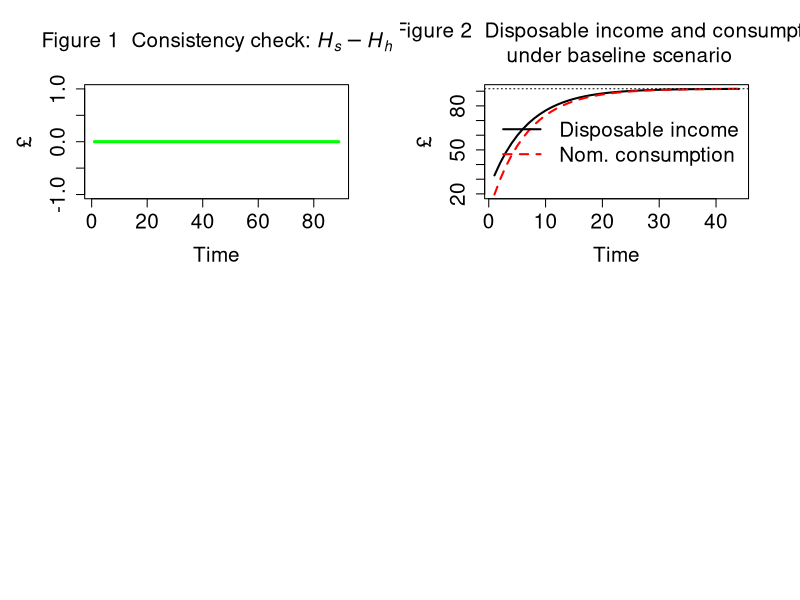

Write the R code that produced this figure.
# IO-SFC MODEL (BASED ON MODEL PC)

# Created by Marco Veronese Passarella

# Version: 7 June 2024; revised: 11 June 2024

### PREPARE THE ENVIRONMENT ################################################################################

#Clear Environment
rm(list=ls(all=TRUE))

#Clear Plots
if(!is.null(dev.list())) dev.off()

#Clear Console
cat("\014")

#Set directory/folder
#setwd("C:/Users/Marco Passarella/Google Drive/New Conferences/EAEPE Summer School 2024")

#set number of periods
nPeriods = 90

#Set number of scenarios
nScenarios=2 

#Set number of industries ***
nIndustries = 2

### SET THE COEFFICIENTS (EXOGENOUS VARIABLES AND PARAMETERS) ################################################################################

alpha10 = 0.8 #Autonomous component of propensity to consume out of income
alpha11 = 8 #Interest rate elasticity of propensity to consume out of income (minus sign)
alpha2=0.4 #Propensity to consume out of wealth
w = 0.4 #Uniform wage rate
mu = 0.875 #Uniform mark-up
pr1 = 1 #Labour productivity in industry 1
pr2 = 1 #Labour productivity in industry 2
lambda0 = 0.635 #Autonomous share of bills
lambda1 = 5 #Elasticity of bills demand to interest rate
lambda2 = 0.01 #Elasticity of bills demand to yd/v
theta=0.2 #Tax rate on income
r_bar=matrix(data=0.025,nrow=nScenarios,ncol=nPeriods) #Interest rate as policy instrument
beta1_c_bar=0.50 #Household consumption share of product 1
beta2_c_bar=0.50 #Household consumption share of product 2
beta1_g_bar=0.48 #Government consumption share of product 1
beta2_g_bar=0.52 #Government consumption share of product 2
a11 = 0.11 #Quantity of product 1 necessary to produce one unit of product 1
a12 = 0.12 #Quantity of product 1 necessary to produce one unit of product 2
a21 = 0.21 #Quantity of product 2 necessary to produce one unit of product 1
a22 = 0.22 #Quantity of product 2 necessary to produce one unit of product 2

#Tip: try 0.12, 0.12, 0.20, 0.20 for unit prices

### CREATE VARIABLES AND ATTRIBUTE INITIAL VALUES ################################################################################

#Use 'array' function to create 3-dimension variables
x=array(data=0,dim=c(nScenarios,nPeriods,nIndustries)) #Gross output by industry (real)
d=array(data=0,dim=c(nScenarios,nPeriods,nIndustries)) #Demand by industry (real)
beta_c=array(data=0,dim=c(nScenarios,nPeriods,nIndustries)) #Real consumption composition
beta_g=array(data=0,dim=c(nScenarios,nPeriods,nIndustries)) #Real government expenditure composition
p=array(data=1,dim=c(nScenarios,nPeriods,nIndustries)) #Unit prices
k=array(data=0,dim=c(nScenarios,nPeriods,nIndustries*nIndustries)) #Inputs by industry

#Create matrix of coefficients
A=matrix(data=0,nrow=nIndustries,ncol=nIndustries) #2D matrix of technical coefficients
I = diag(x=1, nrow=nIndustries, ncol=nIndustries) #2D diagonal matrix
A4=array(data=0,dim=c(nScenarios,nPeriods,nIndustries,nIndustries)) #4D matrix of technical coefficients

#Other 2-dimension variables
alpha1=matrix(data=alpha10-alpha11*r_bar,nrow=nScenarios,ncol=nPeriods) #Propensity to consume out of income
b_cb=matrix(data=0,nrow=nScenarios,ncol=nPeriods) #Government bills held by Central Bank
b_h=matrix(data=0,nrow=nScenarios,ncol=nPeriods) #Government bills held by households
b_s=matrix(data=0,nrow=nScenarios,ncol=nPeriods) #Government bills supplied by government
h_h=matrix(data=0,nrow=nScenarios,ncol=nPeriods) #Cash money held by households
h_s=matrix(data=0,nrow=nScenarios,ncol=nPeriods) #Cash money supplied by central bank
r=matrix(data=r_bar,nrow=nScenarios,ncol=nPeriods) #Interest rate on government bills
t=matrix(data=0,nrow=nScenarios,ncol=nPeriods) #Taxes
v=matrix(data=0,nrow=nScenarios,ncol=nPeriods) #Households wealth
yd=matrix(data=0,nrow=nScenarios,ncol=nPeriods) #Disposable income of households
cons=matrix(data=0,nrow=nScenarios,ncol=nPeriods) #Consumption (real)
g=matrix(data=20,nrow=nScenarios,ncol=nPeriods) #Government expenditure (real)
y=matrix(data=0,nrow=nScenarios,ncol=nPeriods) #Value of net output (GDP)
p_c=matrix(data=1,nrow=nScenarios,ncol=nPeriods) #Average price for the consumers
p_g=matrix(data=1,nrow=nScenarios,ncol=nPeriods) #Average price for the government
infl=matrix(data=1,nrow=nScenarios,ncol=nPeriods) #Inflation tax (see Godley and Lavoie, 9.2.4 and 9.3.1)

### RUN THE MODEL ################################################################################

#DEFINE THE LOOPS

#Choose scenario
for (j in 1:nScenarios){
  
  #Define time loop
  for (i in 2:nPeriods){
    
    #Define iterations
    for (iterations in 1:100){
      
      
      #ADD ALTERNATIVE SCENARIOS  
      
      #Shock 1: higher interest rate
      if (i>=10 && j==2){r_bar[j,i]=0.035}
      
      
      #DEFINE THE SYSTEM OF EQUATIONS        
      
      
      ## A) Define the matrix of technical coefficients ####
      
      #4D matrix of technical coefficients
      A4[j,i,,]=c(a11,a21,a12,a22)                   
      
      #2D matrix of technical coefficients
      A = A4[j,i,,]          
      
      
      ## B) Define consumption shares ####
      
      #Household real consumption share of product 1 - eq. 12.1
      beta_c[j,i,1]=beta1_c_bar
      
      #Household real consumption share of product 2 - eq. 12.2
      beta_c[j,i,2]=beta2_c_bar
      
      #Government real consumption share of product 1 - eq. 13.1
      beta_g[j,i,1]=beta1_g_bar
      
      #Government real consumption share of product 2 - eq. 13.2
      beta_g[j,i,2]=beta2_g_bar
      
      
      ## C) Define input-output structure ####
      
      #Real final demand vector by industry - eq. 14
      d[j,i,] = beta_c[j,i,]*cons[j,i] + beta_g[j,i,]*g[j,i]
      
      #Real gross output by industry  - eq. 15
      x[j,i,] = solve(I-A) %*% d[j,i,]
      
      #Value of net output (GDP)  - eq. 1.A
      y[j,i] = t(p[j,i,]) %*% d[j,i,]
      
      #Quantities of inputs required by industry - auxiliary eq.
      k[j,i,] = A %*% x[j,i,]
      
      
      ## D) Set prices ####
      
      #Set unit price of output of industry 1 - eq. 16.1
      p[j,i,1] = (w/pr1) + (p[j,i,1]*A[1] + p[j,i,2]*A[2])*(1 + mu) 
      
      #Set unit price of output of industry 2 - eq. 16.2  
      p[j,i,2] = (w/pr2) + (p[j,i,1]*A[3] + p[j,i,2]*A[4])*(1 + mu) 
      
      #Average price for the consumers - eq. 17
      p_c[j,i] = t(p[j,i,]) %*% beta_c[j,i,]
      
      #Average price for the government - eq. 18
      p_g[j,i] = t(p[j,i,]) %*% beta_g[j,i,]
      
      
      ## E) Households' behaviour ####
      
      #Disposable income - eq. 2
      yd[j,i] = y[j,i] - t[j,i] + r[j,i-1]*b_h[j,i-1]
      
      #Wealth accumulation - eq. 4 
      v[j,i] = v[j,i-1] + (yd[j,i] - p_c[j,i]*cons[j,i])
      
      #Real consumption function with no monetary illusion - eq. 5.A.1 
      cons[j,i] = alpha1[j,i]*((yd[j,i]/p_c[j,i])-infl[j,i]) + alpha2*v[j,i-1]/p_c[j,i-1]
      
      #Inflation tax for households - eq. 5.A.1
      infl[j,i] = ((p_c[j,i]-p_c[j,i-1])/p_c[j,i-1])*(v[j,i-1]/p_c[j,i])
      
      #Endogenous propensity to consume out of income  - eq. 19
      alpha1[j,i] = alpha10 - alpha11*r[j,i]
      
      
      ## F) Portfolio equations ####
      
      #Demand for cash money - eq. 6
      h_h[j,i] = v[j,i] - b_h[j,i]
      
      #Demand for government bills - eq. 7
      b_h[j,i] = v[j,i]*(lambda0 + lambda1*r[j,i] - lambda2*(yd[j,i]/v[j,i]))
      
      
      ## G) Government ####
      
      #Tax payments - eq. 3 
      t[j,i] = theta*(y[j,i] + r[j,i-1]*b_h[j,i-1])
      
      #Supply of government bills - eq. 8
      b_s[j,i] = b_s[j,i-1] + ( p_g[j,i]*g[j,i] + r[j,i-1]*b_s[j,i-1]) - (t[j,i] + r[j,i-1]*b_cb[j,i-1])
      
      
      ## H) Central bank ####
      
      #Supply of cash - eq. 9
      h_s[j,i] = h_s[j,i-1] + b_cb[j,i] - b_cb[j,i-1]
      
      #Government bills held by the central bank - eq. 10
      b_cb[j,i] = b_s[j,i] - b_h[j,i]
      
      #Interest rate as policy instrument - eq. 11
      r[j,i] = r_bar[j,i]
      
    }
    
  }
}

### CONSISTENCY CHECK (REDUNDANT EQUATION) AND PLOTS ################################################################################

#Define layout
layout(matrix(c(1,2,3,4), 2, 2, byrow = TRUE))
par(mar = c(5.1+1, 4.1+1, 4.1+1, 2.1+1))

#Figure 1: redundant equation
plot(h_s[1,2:nPeriods]-h_h[1,2:nPeriods], type="l", col="green",lwd=3,lty=1,font.main=1,cex.main=1.5,
     main=expression("Figure 1  Consistency check: " * italic(H[phantom("")]["s"]) - italic(H[phantom("")]["h"])),
     cex.axis=1.5,cex.lab=1.5,ylab = '\u00A3',
     xlab = 'Time',ylim = range(-1,1))

#Figure 2: disposable income and consumption
plot(yd[1,2:45],type="l", col=1, lwd=2, lty=1, font.main=1,cex.main=1.5,
     main="Figure 2  Disposable income and consumption \n under baseline scenario",
     ylab = '\u00A3',xlab = 'Time',ylim = range(min(cons[1,2:45]*p_c[1,2:45]),max(yd[1,2:45])),
     cex.axis=1.5,cex.lab=1.5)
lines(cons[1,2:45]*p_c[1,2:45],type="l",lwd=2,lty=2,col="red1")
legend("right",c("Disposable income","Nom. consumption"),  bty = "n",
       cex=1.5, lty=c(1,2), lwd=c(2,2), col = c(1,"red1"), box.lty=0)
abline(h=yd[1,nPeriods],col=1,lty=3)
